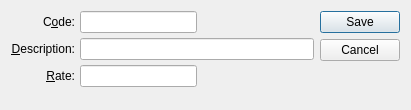
<?xml version="1.0" encoding="UTF-8"?>
<ui version="4.0">
 <comment>This file is part of the xtmfg Package for xTuple ERP,
and is Copyright (c) 1999-2017 by OpenMFG LLC, d/b/a xTuple.  It
is licensed to you under the xTuple End-User License Agreement (&quot;the
EULA&quot;), the full text of which is available at www.xtuple.com/EULA.
While the EULA gives you access to source code and encourages your
involvement in the development process, this Package is not free
software.  By using this software, you agree to be bound by the
terms of the EULA.</comment>
 <class>laborRate</class>
 <widget class="QDialog" name="laborRate">
  <property name="geometry">
   <rect>
    <x>0</x>
    <y>0</y>
    <width>411</width>
    <height>110</height>
   </rect>
  </property>
  <property name="sizePolicy">
   <sizepolicy hsizetype="Preferred" vsizetype="Preferred">
    <horstretch>0</horstretch>
    <verstretch>0</verstretch>
   </sizepolicy>
  </property>
  <property name="windowTitle">
   <string>Standard Labor Rate</string>
  </property>
  <layout class="QGridLayout" name="gridLayout">
   <item row="0" column="0">
    <layout class="QVBoxLayout">
     <property name="spacing">
      <number>0</number>
     </property>
     <item>
      <layout class="QHBoxLayout">
       <property name="spacing">
        <number>5</number>
       </property>
       <item>
        <layout class="QVBoxLayout">
         <property name="spacing">
          <number>5</number>
         </property>
         <item>
          <widget class="QLabel" name="_codeLit">
           <property name="text">
            <string>C&amp;ode:</string>
           </property>
           <property name="alignment">
            <set>Qt::AlignRight|Qt::AlignTrailing|Qt::AlignVCenter</set>
           </property>
           <property name="buddy">
            <cstring>_code</cstring>
           </property>
          </widget>
         </item>
         <item>
          <widget class="QLabel" name="_descriptionLit">
           <property name="text">
            <string>&amp;Description:</string>
           </property>
           <property name="alignment">
            <set>Qt::AlignRight|Qt::AlignTrailing|Qt::AlignVCenter</set>
           </property>
           <property name="buddy">
            <cstring>_description</cstring>
           </property>
          </widget>
         </item>
         <item>
          <widget class="QLabel" name="_rateLit">
           <property name="text">
            <string>&amp;Rate:</string>
           </property>
           <property name="alignment">
            <set>Qt::AlignRight|Qt::AlignTrailing|Qt::AlignVCenter</set>
           </property>
           <property name="buddy">
            <cstring>_rate</cstring>
           </property>
          </widget>
         </item>
        </layout>
       </item>
       <item>
        <layout class="QVBoxLayout">
         <property name="spacing">
          <number>5</number>
         </property>
         <item>
          <layout class="QHBoxLayout">
           <property name="spacing">
            <number>0</number>
           </property>
           <item>
            <widget class="XLineEdit" name="_code"/>
           </item>
           <item>
            <spacer name="Spacer130">
             <property name="orientation">
              <enum>Qt::Horizontal</enum>
             </property>
             <property name="sizeType">
              <enum>QSizePolicy::Expanding</enum>
             </property>
             <property name="sizeHint" stdset="0">
              <size>
               <width>20</width>
               <height>20</height>
              </size>
             </property>
            </spacer>
           </item>
          </layout>
         </item>
         <item>
          <widget class="XLineEdit" name="_description"/>
         </item>
         <item>
          <layout class="QHBoxLayout">
           <property name="spacing">
            <number>0</number>
           </property>
           <item>
            <widget class="XLineEdit" name="_rate"/>
           </item>
           <item>
            <spacer name="Spacer131">
             <property name="orientation">
              <enum>Qt::Horizontal</enum>
             </property>
             <property name="sizeType">
              <enum>QSizePolicy::Expanding</enum>
             </property>
             <property name="sizeHint" stdset="0">
              <size>
               <width>20</width>
               <height>20</height>
              </size>
             </property>
            </spacer>
           </item>
          </layout>
         </item>
        </layout>
       </item>
      </layout>
     </item>
     <item>
      <spacer name="Spacer133">
       <property name="orientation">
        <enum>Qt::Vertical</enum>
       </property>
       <property name="sizeType">
        <enum>QSizePolicy::Expanding</enum>
       </property>
       <property name="sizeHint" stdset="0">
        <size>
         <width>20</width>
         <height>20</height>
        </size>
       </property>
      </spacer>
     </item>
    </layout>
   </item>
   <item row="0" column="1">
    <widget class="QDialogButtonBox" name="_buttonBox">
     <property name="orientation">
      <enum>Qt::Vertical</enum>
     </property>
     <property name="standardButtons">
      <set>QDialogButtonBox::Cancel|QDialogButtonBox::Save</set>
     </property>
    </widget>
   </item>
  </layout>
 </widget>
 <layoutdefault spacing="6" margin="11"/>
 <pixmapfunction>qPixmapFromMimeSource</pixmapfunction>
 <customwidgets>
  <customwidget>
   <class>XLineEdit</class>
   <extends>QLineEdit</extends>
   <header>xlineedit.h</header>
  </customwidget>
 </customwidgets>
 <tabstops>
  <tabstop>_code</tabstop>
  <tabstop>_description</tabstop>
  <tabstop>_rate</tabstop>
 </tabstops>
 <includes>
  <include location="global">parameter.h</include>
 </includes>
 <resources/>
 <connections/>
</ui>
